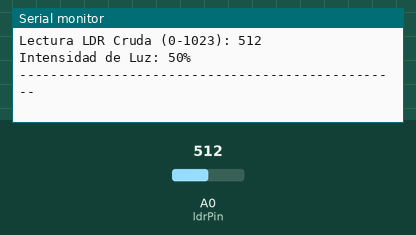
Simulated run of this sketch. Board: Arduino Uno, built with avr-gcc and run on an emulated ATmega328P. Parts: the last lines printed to the serial monitor. The inputs (shaded band) are chosen by the test bench; at power-on: A0 (ldrPin) = 512.

Above: at 1.8 s.
1.9 s: A0 (ldrPin) set to 716
At 2.9 s:
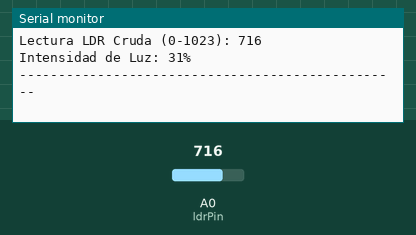
3.4 s: A0 (ldrPin) set to 900
At 5.0 s:
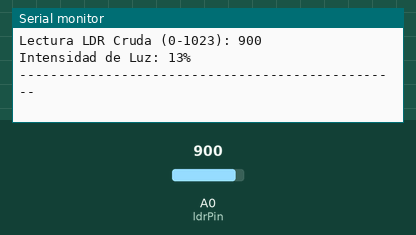
Timing chart, 0 to 6.5 s (numbered marks = the images above; inputs shaded):
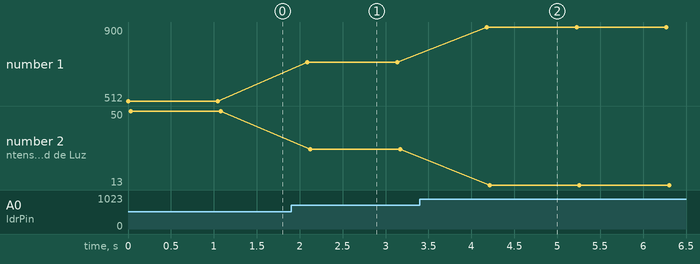

Measured:
- after the input at 1.9 s, the serial monitor: prints a new line after 0.19 s (image 1)
- after the input at 3.4 s, the serial monitor: prints a new line after 0.78 s (image 2)
- plotted number 1: 512 → 716 after the input at 1.9 s, 716 → 900 after the input at 3.4 s
- plotted number 2: 50 → 31 after the input at 1.9 s, 31 → 13 after the input at 3.4 s

The sketch:

ldr_luz.ino
```cpp
const int ldrPin = A0;

// Valor de la resistencia
const int resistenciaFija = 10000; // Resistencia de 10k Ohmios

void setup() {
  Serial.begin(9600);
}

void loop() {
  int lecturaLDRCruda = analogRead(ldrPin);

  // Invierte y mapea la lectura cruda (0-1023) a una escala de 0 a 100
  int intensidadLuzPorcentaje = map(lecturaLDRCruda, 0, 1023, 100, 0);

  Serial.print("Lectura LDR Cruda (0-1023): ");
  Serial.println(lecturaLDRCruda);

  Serial.print("Intensidad de Luz: ");
  Serial.print(intensidadLuzPorcentaje);
  Serial.println("%");

  Serial.println("-------------------------------------------------");
  delay(1000);
}
```
